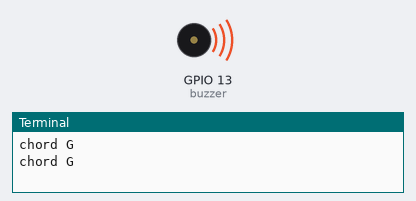
A program run on a simulated Raspberry Pi (BCM pin numbers). Shown: buzzer (waves = sounding), the last lines printed to the terminal.

Above: at 1.0 s.
At 9.2 s:
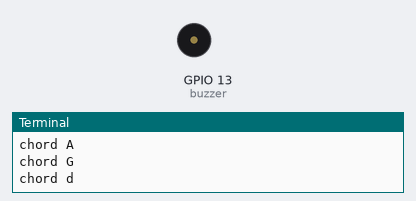
Timing chart, 0 to 13.1 s (numbered marks = the images above):
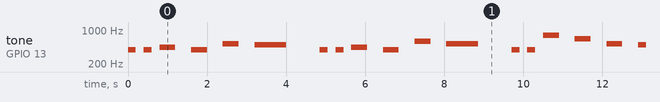

Measured:
- by itself, tone on GPIO 13 (buzzer): plays 392 Hz for 0.20 s, 392 Hz for 0.20 s, 440 Hz for 0.40 s, 392 Hz for 0.40 s, 523 Hz for 0.40 s, 493 Hz for 0.80 s … (162 notes in this stretch)

The program:

11_buzzer_melody_e.py
```python
#!/usr/bin/python3
import RPi.GPIO as gpio
import time

buzzer, duration = 13, 0.8

gpio.setmode(gpio.BCM)
gpio.setup(buzzer, gpio.OUT)
# equivalent frequency dictionary
frequencies = {
        "C" : 261, "D" : 294, "E" : 329,
        "F" : 349, "G" : 392, "A" : 440, "B" : 493,
        "c" : 523, "d" : 587, "e" : 659,
        "f" : 699, "g" : 784, "a" : 880, "b" : 989
}
chords = "GGAGcB GGAGdc GGgecBA ffecdc"
beats = [
        4, 4, 2, 2, 2, 1, 16,
        4, 4, 2, 2, 2, 1, 16,
        4, 4, 2, 2, 2, 2, 1,
        16, 4, 4, 2, 2, 2, 1]

def tone(pin, frequency, duration):
        pwm = gpio.PWM(pin, frequency)
        pwm.start(50)
        time.sleep(duration)
        pwm.stop()

def playChords(chord, duration):
        if (chord == " "): time.sleep(duration)
        else:
                tone(buzzer, frequencies[chord], duration)
                time.sleep(duration)
        print("chord", chord)

def main():
        while True:
                for index in range(0, len(chords)):
                        playChords(chords[index],
                        duration / beats[index])

try:
        main()
except KeyboardInterrupt:
        pass
except Exception as exception:
        print(exception)
finally:
        gpio.cleanup()
```
